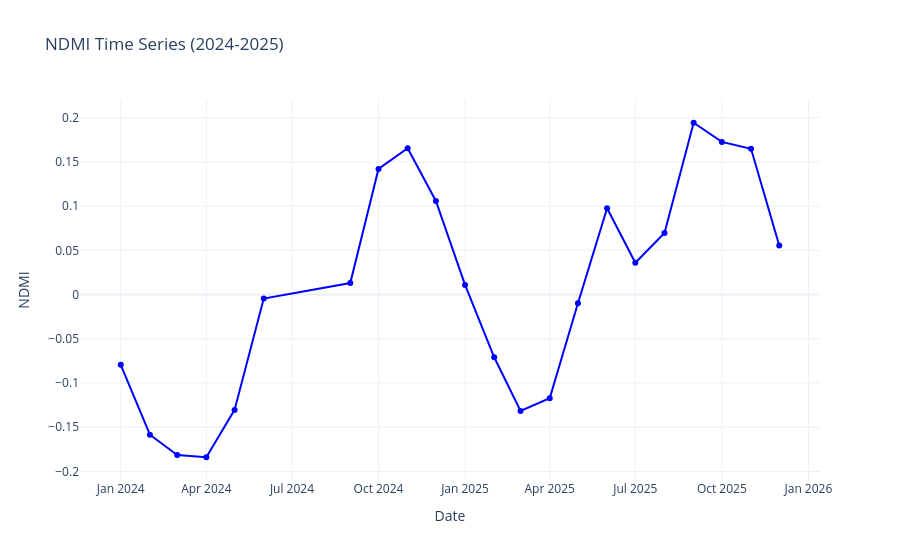

The cell this chart's notebook holds for it:
### Code cell
import geemap
import ee
import pandas as pd
import numpy as np
import plotly.graph_objects as go
from scipy import stats

# Initialize Earth Engine
try:
    ee.Initialize()
except Exception as e:
    ee.Authenticate()
    ee.Initialize()

Map = geemap.Map()
Map.add_basemap('HYBRID')

# Study area
roi = ee.FeatureCollection("projects/ee-clivedcosta/assets/Watershed")
Map.centerObject(roi, 10)
Map.addLayer(roi, {'color': 'yellow'}, 'Watershed Boundary', False)

# Parameters
START_DATE = '2024-01-01'
END_DATE = '2025-12-31'
CLOUD_FILTER = 60   # max cloud cover % for scene selection
SCALE = 10

# ------------------------------------------------------------------
# 1. Load Sentinel-2 harmonized collection
# ------------------------------------------------------------------
sentinel = ee.ImageCollection("COPERNICUS/S2_HARMONIZED") \
    .filterBounds(roi) \
    .filterDate(START_DATE, END_DATE) \
    .filter(ee.Filter.lte('CLOUDY_PIXEL_PERCENTAGE', CLOUD_FILTER))

# ------------------------------------------------------------------
# 2. Cloud masking using QA60 band (bits 10 and 11)
# ------------------------------------------------------------------
def mask_clouds(image):
    """Mask clouds and cirrus using QA60 band (bit10 = cloud, bit11 = cirrus)."""
    qa60 = image.select('QA60')
    # Bits 10 and 11 are cloud and cirrus; we clear them.
    cloud_bit_mask = (1 << 10) | (1 << 11)
    mask = qa60.bitwiseAnd(cloud_bit_mask).eq(0)
    return image.updateMask(mask)

sentinel_clean = sentinel.map(mask_clouds)

# ------------------------------------------------------------------
# 3. Compute NDMI = (B8 - B11) / (B8 + B11)
# ------------------------------------------------------------------
def add_ndmi(image):
    ndmi = image.normalizedDifference(['B8', 'B11']).rename('NDMI')
    return ndmi.copyProperties(image, ['system:time_start'])

ndmi_collection = sentinel_clean.map(add_ndmi).select('NDMI')

# ------------------------------------------------------------------
# 4. Monthly median composites
# ------------------------------------------------------------------
def create_monthly_composites(collection, start_date, end_date):
    start = ee.Date(start_date)
    end = ee.Date(end_date)
    months = end.difference(start, 'month').round()
    def make_monthly_image(offset):
        month_start = start.advance(offset, 'month')
        month_end = month_start.advance(1, 'month')
        monthly = collection.filterDate(month_start, month_end) \
                    .median() \
                    .rename('NDMI') \
                    .set('system:time_start', month_start.millis())
        return monthly
    offsets = ee.List.sequence(0, ee.Number(months).subtract(1))
    return ee.ImageCollection(offsets.map(make_monthly_image))

monthly_ndmi = create_monthly_composites(ndmi_collection, START_DATE, END_DATE)
print(f"Monthly composites: {monthly_ndmi.size().getInfo()}")

# ------------------------------------------------------------------
# 5. Extract mean NDMI over ROI per month (safe dictionary access)
# ------------------------------------------------------------------
def extract_series_safe(collection, band_name, region, scale):
    def get_mean(img):
        mean_dict = img.reduceRegion(
            reducer=ee.Reducer.mean(),
            geometry=region,
            scale=scale,
            maxPixels=1e13,
            bestEffort=True
        )
        # Provide default -999 if band missing (no valid pixels)
        value = ee.Dictionary(mean_dict).get(band_name, -999)
        date_str = ee.Date(img.get('system:time_start')).format('YYYY-MM-dd')
        return ee.Feature(None, {'date': date_str, 'value': value})
    return collection.map(get_mean)

ndmi_fc = extract_series_safe(monthly_ndmi, 'NDMI', roi, SCALE)

def fc_to_dataframe_safe(fc):
    if fc.size().getInfo() == 0:
        return pd.DataFrame()
    data = fc.getInfo()
    records = []
    for feat in data['features']:
        props = feat['properties']
        val = props.get('value')
        if val is not None and val != -999:
            records.append({'date': pd.to_datetime(props['date']), 'ndmi': val})
    df = pd.DataFrame(records)
    if not df.empty:
        df = df.sort_values('date')
    return df

df_ndmi = fc_to_dataframe_safe(ndmi_fc)
print(f"Valid months with NDMI data: {len(df_ndmi)}")

# ------------------------------------------------------------------
# 6. Time series plot
# ------------------------------------------------------------------
if not df_ndmi.empty:
    fig = go.Figure()
    fig.add_trace(go.Scatter(
        x=df_ndmi['date'], y=df_ndmi['ndmi'],
        mode='lines+markers', name='NDMI',
        line=dict(color='blue', width=2), marker=dict(size=6)
    ))
    fig.update_layout(title='NDMI Time Series (2024-2025)', xaxis_title='Date',
                      yaxis_title='NDMI', hovermode='x unified', template='plotly_white')
    fig.show()
else:
    print("No valid NDMI data after cloud masking.")

# ------------------------------------------------------------------
# 7. Trend analysis
# ------------------------------------------------------------------
if len(df_ndmi) > 5:
    x = np.arange(len(df_ndmi))
    y = df_ndmi['ndmi'].values
    from scipy.stats import theilslopes, kendalltau
    slope, _, _, _ = theilslopes(y, x)
    tau, p_value = kendalltau(x, y)
    print("\n" + "="*60)
    print("NDMI TREND ANALYSIS")
    print("="*60)
    print(f"Theil-Sen slope per month: {slope:.5f}")
    print(f"Slope per year: {slope*12:.4f}")
    print(f"Mann-Kendall p-value: {p_value:.4f}")
    if p_value < 0.05:
        print("✓ Statistically significant trend (p < 0.05)")
    else:
        print("✗ Trend not significant")

# ------------------------------------------------------------------
# 8. Map: Latest NDMI composite (red = dry, blue = wet)
# ------------------------------------------------------------------
latest_ndmi = monthly_ndmi.sort('system:time_start', False).first().clip(roi)
ndmi_vis = {'min': -1, 'max': 1, 'palette': ['red', 'orange', 'yellow', 'lightgreen', 'lightblue', 'blue']}
Map.addLayer(latest_ndmi, ndmi_vis, 'Latest NDMI')
Map.add_colorbar(vis_params=ndmi_vis, label='NDMI', layer_name='Latest NDMI', orientation='vertical')

# ------------------------------------------------------------------
# 9. Summary statistics
# ------------------------------------------------------------------
if not df_ndmi.empty:
    print("\n" + "="*60)
    print("NDMI SUMMARY")
    print("="*60)
    print(f"Mean NDMI: {df_ndmi['ndmi'].mean():.3f}")
    print(f"Min NDMI:  {df_ndmi['ndmi'].min():.3f}")
    print(f"Max NDMI:  {df_ndmi['ndmi'].max():.3f}")
    print(f"Std:       {df_ndmi['ndmi'].std():.3f}")
    print("="*60)

Map

### Figure 1 — Plotly figure (JSON) as saved in the notebook; plotly's stock layout.template omitted (floating-point values rounded to 4 significant figures)
{"data": [{"line": {"color": "blue", "width": 2}, "marker": {"size": 6}, "mode": "lines+markers", "name": "NDMI", "type": "scatter", "x": ["2024-01-01T00:00:00", "2024-02-01T00:00:00", "2024-03-01T00:00:00", "2024-04-01T00:00:00", "2024-05-01T00:00:00", "2024-06-01T00:00:00", "2024-09-01T00:00:00", "2024-10-01T00:00:00", "2024-11-01T00:00:00", "2024-12-01T00:00:00", "2025-01-01T00:00:00", "2025-02-01T00:00:00", "2025-03-01T00:00:00", "2025-04-01T00:00:00", "2025-05-01T00:00:00", "2025-06-01T00:00:00", "2025-07-01T00:00:00", "2025-08-01T00:00:00", "2025-09-01T00:00:00", "2025-10-01T00:00:00", "2025-11-01T00:00:00", "2025-12-01T00:00:00"], "y": [-0.07942, -0.1584, -0.1814, -0.1839, -0.1303, -0.004421, 0.01303, 0.142, 0.1655, 0.1059, 0.01097, -0.07085, -0.1316, -0.1171, -0.009709, 0.09761, 0.03606, 0.06964, 0.1943, 0.1726, 0.1649, 0.05557]}], "layout": {"hovermode": "x unified", "title": {"text": "NDMI Time Series (2024-2025)"}, "xaxis": {"title": {"text": "Date"}}, "yaxis": {"title": {"text": "NDMI"}}}}
